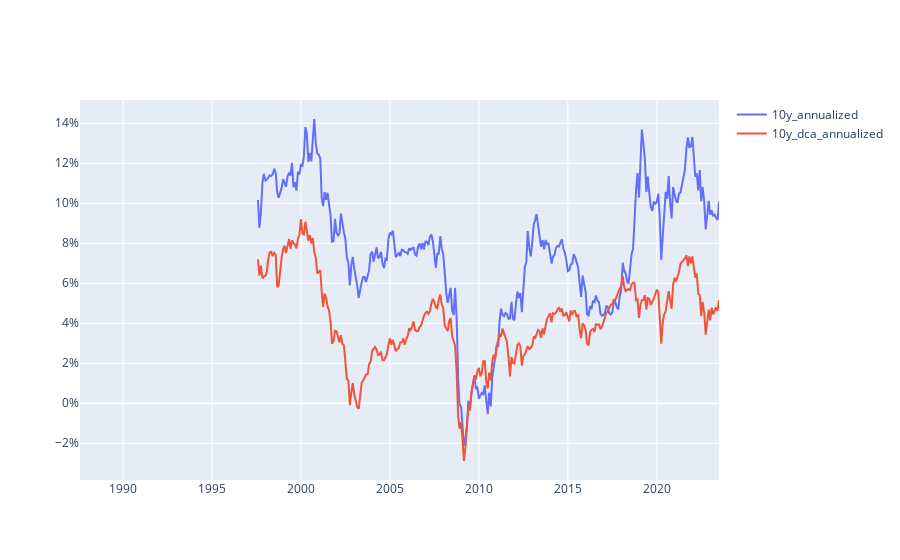

Notebook source saved alongside this figure:
### Code cell
go.Figure(
    [
        go.Scatter(
            x=df['date'],
            y=df[column],
            name=column,
            mode='lines'
            )
        for column in ['10y_annualized', '10y_dca_annualized']
    ],
    layout = go.Layout(
        yaxis=dict(
            tickformat='.0%',
        )
    )
)

### Figure 1 — Plotly figure (JSON) as saved in the notebook; plotly's stock layout.template omitted (floating-point values rounded to 4 significant figures; data arrays with more than 128 entries replaced by an {"elided": "..."} marker saying what was removed)
{"data": [{"mode": "lines", "name": "10y_annualized", "type": "scatter", "x": {"elided": "432 str values"}, "y": {"elided": "432 float values"}}, {"mode": "lines", "name": "10y_dca_annualized", "type": "scatter", "x": {"elided": "432 str values"}, "y": {"elided": "432 float values"}}], "layout": {"yaxis": {"tickformat": ".0%"}}}
